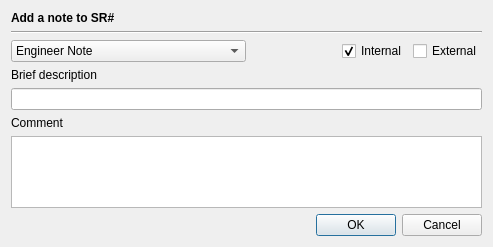
<?xml version="1.0" encoding="UTF-8"?>
<ui version="4.0">
 <class>NoteDialog</class>
 <widget class="QDialog" name="NoteDialog">
  <property name="geometry">
   <rect>
    <x>0</x>
    <y>0</y>
    <width>493</width>
    <height>247</height>
   </rect>
  </property>
  <property name="windowTitle">
   <string>Add note</string>
  </property>
  <property name="windowIcon">
   <iconset resource="../kueue.qrc">
    <normaloff>:/icons/app/kueue32.png</normaloff>:/icons/app/kueue32.png</iconset>
  </property>
  <layout class="QGridLayout" name="gridLayout_2">
   <item row="0" column="0">
    <widget class="QLabel" name="titleLabel">
     <property name="text">
      <string>&lt;b&gt;Add a note to SR#</string>
     </property>
    </widget>
   </item>
   <item row="1" column="0">
    <widget class="Line" name="line">
     <property name="orientation">
      <enum>Qt::Horizontal</enum>
     </property>
    </widget>
   </item>
   <item row="2" column="0">
    <layout class="QHBoxLayout" name="horizontalLayout">
     <item>
      <widget class="QComboBox" name="noteTypeCombo">
       <property name="sizePolicy">
        <sizepolicy hsizetype="MinimumExpanding" vsizetype="Fixed">
         <horstretch>0</horstretch>
         <verstretch>0</verstretch>
        </sizepolicy>
       </property>
       <item>
        <property name="text">
         <string>Engineer Note</string>
        </property>
       </item>
       <item>
        <property name="text">
         <string>Call - Outbound</string>
        </property>
       </item>
       <item>
        <property name="text">
         <string>Call - Inbound</string>
        </property>
       </item>
       <item>
        <property name="text">
         <string>Dial in</string>
        </property>
       </item>
       <item>
        <property name="text">
         <string>Preventive Action</string>
        </property>
       </item>
       <item>
        <property name="text">
         <string>Proactive</string>
        </property>
       </item>
      </widget>
     </item>
     <item>
      <spacer name="horizontalSpacer">
       <property name="orientation">
        <enum>Qt::Horizontal</enum>
       </property>
       <property name="sizeType">
        <enum>QSizePolicy::Minimum</enum>
       </property>
       <property name="sizeHint" stdset="0">
        <size>
         <width>90</width>
         <height>20</height>
        </size>
       </property>
      </spacer>
     </item>
     <item>
      <widget class="QCheckBox" name="checkBoxInt">
       <property name="text">
        <string>Internal</string>
       </property>
       <property name="checked">
        <bool>true</bool>
       </property>
      </widget>
     </item>
     <item>
      <widget class="QCheckBox" name="checkBoxExt">
       <property name="text">
        <string>External</string>
       </property>
      </widget>
     </item>
    </layout>
   </item>
   <item row="3" column="0">
    <layout class="QGridLayout" name="gridLayout">
     <item row="0" column="0">
      <widget class="QLabel" name="label_2">
       <property name="text">
        <string>Brief description</string>
       </property>
      </widget>
     </item>
     <item row="1" column="0">
      <widget class="QLineEdit" name="briefDescription"/>
     </item>
     <item row="2" column="0">
      <widget class="QLabel" name="label_3">
       <property name="text">
        <string>Comment</string>
       </property>
      </widget>
     </item>
     <item row="3" column="0">
      <widget class="QTextEdit" name="commentBox"/>
     </item>
    </layout>
   </item>
   <item row="4" column="0">
    <widget class="QDialogButtonBox" name="buttonBox">
     <property name="orientation">
      <enum>Qt::Horizontal</enum>
     </property>
     <property name="standardButtons">
      <set>QDialogButtonBox::Cancel|QDialogButtonBox::Ok</set>
     </property>
    </widget>
   </item>
  </layout>
 </widget>
 <resources>
  <include location="../kueue.qrc"/>
 </resources>
 <connections>
  <connection>
   <sender>buttonBox</sender>
   <signal>accepted()</signal>
   <receiver>NoteDialog</receiver>
   <slot>accept()</slot>
   <hints>
    <hint type="sourcelabel">
     <x>248</x>
     <y>254</y>
    </hint>
    <hint type="destinationlabel">
     <x>157</x>
     <y>274</y>
    </hint>
   </hints>
  </connection>
  <connection>
   <sender>buttonBox</sender>
   <signal>rejected()</signal>
   <receiver>NoteDialog</receiver>
   <slot>reject()</slot>
   <hints>
    <hint type="sourcelabel">
     <x>316</x>
     <y>260</y>
    </hint>
    <hint type="destinationlabel">
     <x>286</x>
     <y>274</y>
    </hint>
   </hints>
  </connection>
 </connections>
</ui>
